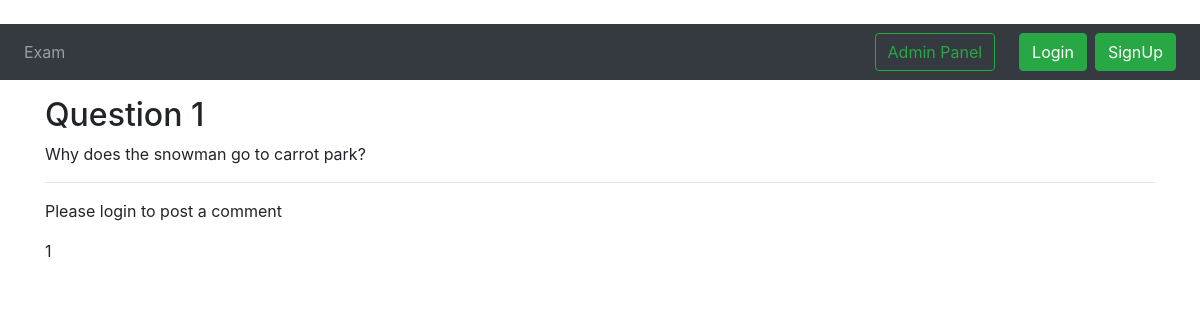
The app's page /blog/question-1 with its own data.
### blog/models.py (models this page shows, shortened)
class Post(models.Model):
    sno=models.AutoField(primary_key=True)
    title=models.CharField(max_length=255)
    author=models.CharField(max_length=14)
    slug=models.CharField(max_length=130)
    views=models.IntegerField(default=0)
    content=models.TextField()
    option1=models.CharField(max_length=55)
    option2=models.CharField(max_length=55)
    option3=models.CharField(max_length=55)
    option4=models.CharField(max_length=55)

class BlogComment(models.Model):
    sno= models.AutoField(primary_key=True)
    comment=models.TextField()
    user=models.ForeignKey(User, on_delete=models.CASCADE)
    post=models.ForeignKey(Post, on_delete=models.CASCADE)
    parent=models.ForeignKey('self',on_delete=models.CASCADE, null=True )
    timestamp= models.DateTimeField(default=now)

### blog/views.py (the view)
# urls.py: path('<str:slug>', views.blogPost, name="blogPost"),
def blogPost(request, slug):
    post=Post.objects.filter(slug=slug).first()
    post.views=post.views+1
    post.save()
    comments= BlogComment.objects.filter(post=post, parent=None)
    replies= BlogComment.objects.filter(post=post).exclude(parent=None)
    replyDict={}
    for reply in replies:
        if reply.parent.sno not in replyDict.keys():
            replyDict[reply.parent.sno]=[reply]
        else:
            replyDict[reply.parent.sno].append(reply)
    context={'post':post, 'comments': comments, 'user': request.user, 'replyDict': replyDict}
    return render(request, "blog/blogPost.html", context)

### templates/blog/blogPost.html (shortened to what this page needs)
{% extends 'base.html' %}
{% block body %}
{% load humanize %}
{% load extras %}
<div class="container my-3">
    <h2 class="blog-post-title">{{post.title}}</h2>
    <p>{{post.content}}</p>
    <hr>
</div>
<div class="container">
    <div class="my-2">
        {% if user.is_authenticated %}
        <form action="/blog/postComment" method="post">
            {% csrf_token %}
            <div class="form-group">
                <label for="exampleInputEmail1">Your Answer </label>
            </div>
        </form>
        {% else %}
        Please login to post a comment
        {% endif %}
    </div>
    {% for comment in comments %}
    <div class="row my-3">
        <div class="col-md-11 ">
            <div>{{comment.comment}}</div>
        </div>
    </div>
    {% endfor %}
</div>
{% endblock %}

### records on screen
Post: title "Question 1", content "Why does the snowman go to carrot park?"
BlogComment: comment "1"
